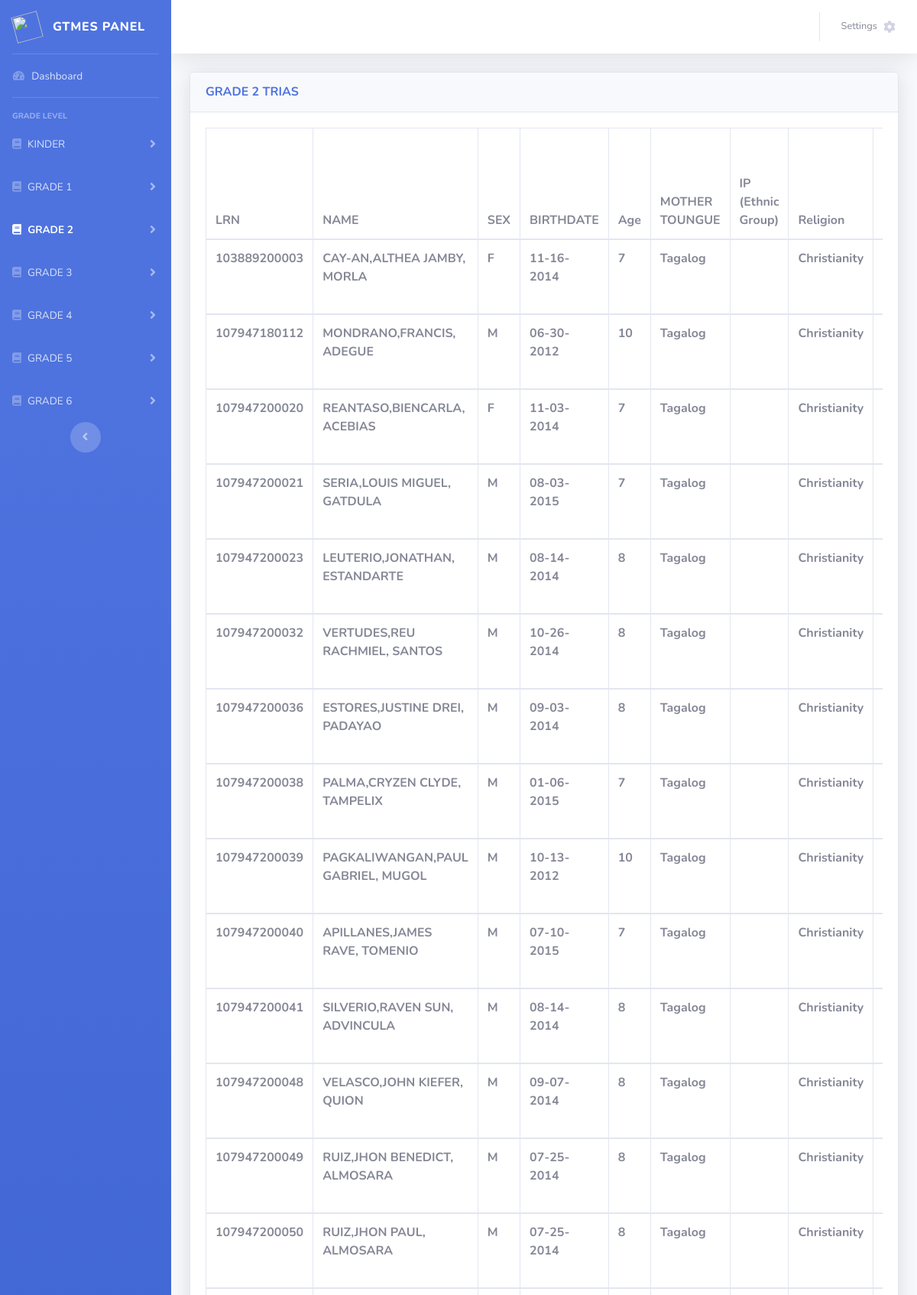
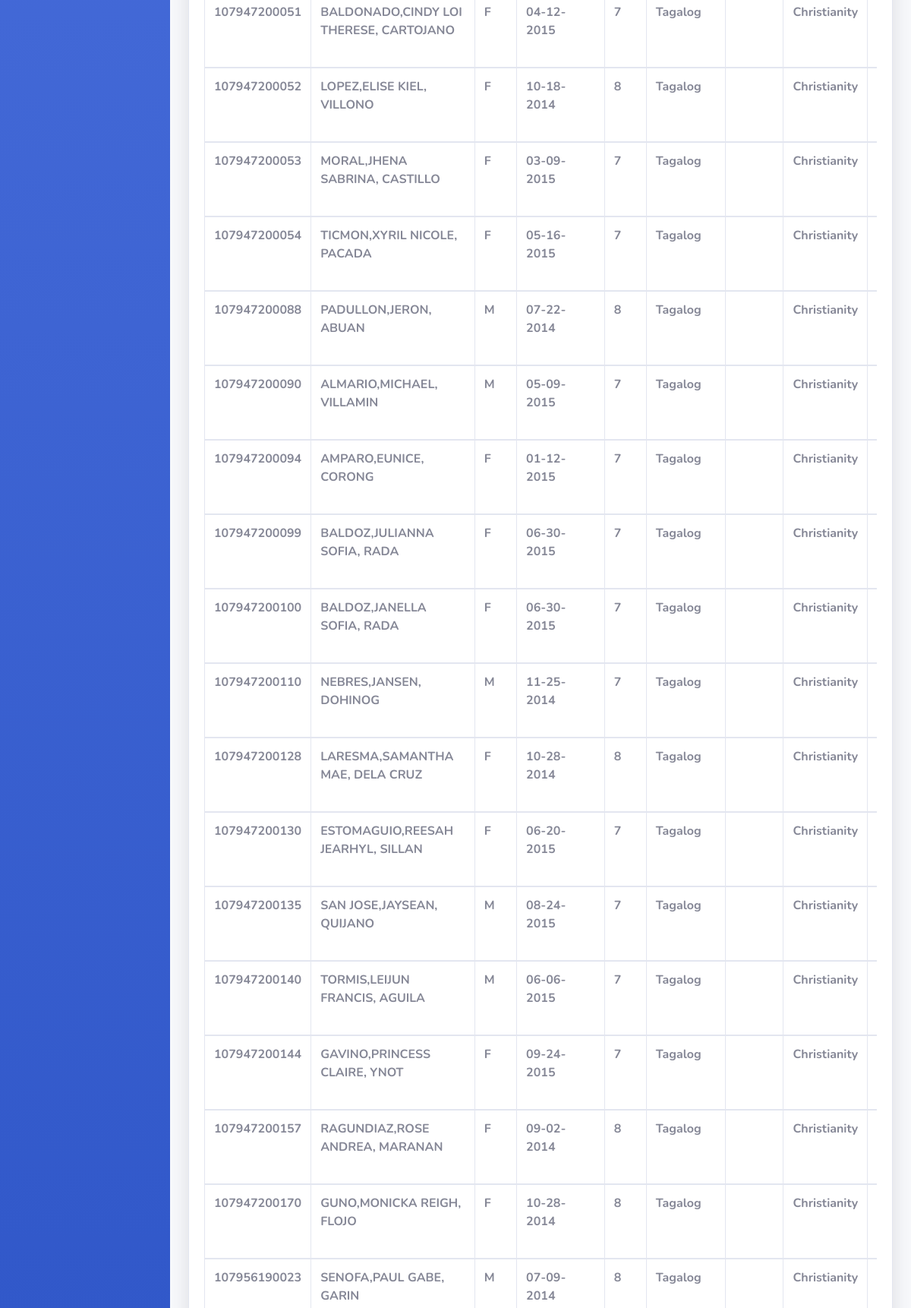
Page /grade2_trias.php (signed in, upper part) on the committed database (2 pictures, top to bottom).
### tables this page shows
CREATE TABLE `grade2_trias` (
  `LRN` char(12) NOT NULL,
  `Student_Name` char(150) DEFAULT NULL,
  `Sex` char(1) DEFAULT NULL,
  `Birth_Date` char(10) DEFAULT NULL,
  `Age` int(3) DEFAULT NULL,
  `Mother_Tongue` char(30) DEFAULT NULL,
  `Ethnic_Group` char(40) DEFAULT NULL,
  `Religion` char(30) DEFAULT NULL,
  `House_NO_Street_Sitio_Purok` char(100) DEFAULT NULL,
  `Barangay` char(30) DEFAULT NULL,
  `Municipality` char(150) DEFAULT NULL,
  `Province` char(40) DEFAULT NULL,
  `Father_Name` char(150) DEFAULT NULL,
  `Maiden_Mother_Name` char(150) DEFAULT NULL,
  `Guardian_Name` char(150) DEFAULT NULL,
  `Guardian_Relationship` char(30) DEFAULT NULL,
  `Guardian_Number` char(12) DEFAULT NULL,
  `Learning_Modality` char(30) DEFAULT NULL,
  `Remarks` char(40) DEFAULT NULL
);

### grade2_trias.php (the view, shortened to what this page needs)
<!DOCTYPE html>
<html lang="en">
<head>
    <link href="vendor/fontawesome-free/css/all.min.css" rel="stylesheet" type="text/css">
    <link href="css/sb-admin-2.min.css" rel="stylesheet">
    <link href="vendor/datatables/dataTables.bootstrap4.min.css" rel="stylesheet">
</head>
<body id="page-top">
    <div id="wrapper">
        <ul class="navbar-nav bg-gradient-primary sidebar sidebar-dark accordion" id="accordionSidebar">
            <a class="sidebar-brand d-flex align-items-center justify-content-center" href="index.php">
                <div class="sidebar-brand-icon rotate-n-15">
                <img width="35" height="35" src="img/logo.png">
                </div>
                <div class="sidebar-brand-text mx-3">GTMES PANEL <sup></sup></div>
            </a>
            <hr class="sidebar-divider my-0">
            <li class="nav-item">
                <a class="nav-link" href="index.php">
                    <i class="fas fa-fw fa-tachometer-alt"></i>
                    <span>Dashboard</span></a>
            </li>
            <hr class="sidebar-divider">
            <div class="sidebar-heading">
                Grade Level
            </div>
            <li class="nav-item">
                <a class="nav-link collapsed" href="#" data-toggle="collapse" data-target="#collapseTwo"
                    aria-expanded="true" aria-controls="collapseTwo">
                    <i class="fa fa-book"></i>
                    <span>KINDER</span>
                </a>
            </li>
            <li class="nav-item">
                <a class="nav-link collapsed" href="#" data-toggle="collapse" data-target="#collapseG1"
                    aria-expanded="true" aria-controls="collapseG1">
                    <i class="fa fa-book"></i>
                    <span>GRADE 1</span>
                </a>
            </li>
            <li class="nav-item active">
                <a class="nav-link collapsed" href="#" data-toggle="collapse" data-target="#collapseG2"
                    aria-expanded="true" aria-controls="collapseG2">
                    <i class="fa fa-book"></i>
                    <span>GRADE 2</span>
                </a>
            </li>
            <li class="nav-item">
                <a class="nav-link collapsed" href="#" data-toggle="collapse" data-target="#collapseG3"
                    aria-expanded="true" aria-controls="collapseG3">
                    <i class="fa fa-book"></i>
                    <span>GRADE 3</span>
                </a>
            </li>
            <li class="nav-item">
                <a class="nav-link collapsed" href="#" data-toggle="collapse" data-target="#collapseG4"
                    aria-expanded="true" aria-controls="collapseG4">
                    <i class="fa fa-book"></i>
                    <span>GRADE 4</span>
                </a>
            </li>
            <li class="nav-item">
                <a class="nav-link collapsed" href="#" data-toggle="collapse" data-target="#collapseG5"
                    aria-expanded="true" aria-controls="collapseG5">
                    <i class="fa fa-book"></i>
                    <span>GRADE 5</span>
                </a>
            </li>
            <li class="nav-item">
                <a class="nav-link collapsed" href="#" data-toggle="collapse" data-target="#collapseG6"
                    aria-expanded="true" aria-controls="collapseG6">
                    <i class="fa fa-book"></i>
                    <span>GRADE 6</span>
                </a>
            </li>
            <div class="text-center d-none d-md-inline">
                <button class="rounded-circle border-0" id="sidebarToggle"></button>
            </div>
        </ul>
        <div id="content-wrapper" class="d-flex flex-column">
            <div id="content">
                <nav class="navbar navbar-expand navbar-light bg-white topbar mb-4 static-top shadow">
                    <ul class="navbar-nav ml-auto">
                         <li class="nav-item dropdown no-arrow">
                            <a class="nav-link dropdown-toggle" href="#" id="userDropdown" role="button"
                                data-toggle="dropdown" aria-haspopup="true" aria-expanded="false">
                                <span class="mr-2 d-none d-lg-inline text-gray-600 small">Settings</span>
                                <i class="fa fa-cog" aria-hidden="true"></i>
                            </a>
                        </li>
                    </ul>
                </nav>
                <div class="container-fluid">
                    <div class="card shadow mb-4">
                        <div class="card-header py-3">
                            <h6 class="m-0 font-weight-bold text-primary">GRADE 2 TRIAS</h6>
                        </div>
                        <div class="card-body">
                            <div class="table-responsive">
                                <table class="table table-bordered" id="dataTable" width="100%" cellspacing="0">
                                     <thead>
                                        <tr>
                                            <th>LRN</th>
                                            <th>NAME</th>
                                            <th>SEX</th>
                                            <th>BIRTHDATE</th>
                                            <th>Age</th>
                                            <th>MOTHER TOUNGUE</th>
                                            <th>IP (Ethnic Group)</th>
                                            <th>Religion</th>
                                            <th>House No/ Street/ Sitio/ Purok</th>
                                        </tr>
                                    </thead>
                                        <?php
                        $con = mysqli_connect("localhost","root","","gtmes_db");
                        $stmt = mysqli_query($con, "SELECT * from grade2_trias");
                        while ($row = mysqli_fetch_row($stmt)) {
                        echo "<tbody>";
                        echo "<tr>";
                        for ($j = 0; $j < 19; $j++) {
                        echo "<th>".$row[$j]."</th>";
                             }
                        }
                                ?>
                                </table>
                            </div>
                        </div>
                    </div>
                </div>
            </div>
        </div>
    </div>
</body>
</html>

### rows in the picture
grade2_trias: LRN "103889200003", Student_Name "CAY-AN,ALTHEA JAMBY, MORLA", Sex "F", Birth_Date "11-16-2014", Age "7", Mother_Tongue "Tagalog", Religion "Christianity"
grade2_trias: LRN "107947180112", Student_Name "MONDRANO,FRANCIS, ADEGUE", Sex "M", Birth_Date "06-30-2012", Age "10", Mother_Tongue "Tagalog", Religion "Christianity"
grade2_trias: LRN "107947200020", Student_Name "REANTASO,BIENCARLA, ACEBIAS", Sex "F", Birth_Date "11-03-2014", Age "7", Mother_Tongue "Tagalog", Religion "Christianity"
grade2_trias: LRN "107947200021", Student_Name "SERIA,LOUIS MIGUEL, GATDULA", Sex "M", Birth_Date "08-03-2015", Age "7", Mother_Tongue "Tagalog", Religion "Christianity"
grade2_trias: LRN "107947200023", Student_Name "LEUTERIO,JONATHAN, ESTANDARTE", Sex "M", Birth_Date "08-14-2014", Age "8", Mother_Tongue "Tagalog", Religion "Christianity"
grade2_trias: LRN "107947200032", Student_Name "VERTUDES,REU RACHMIEL, SANTOS", Sex "M", Birth_Date "10-26-2014", Age "8", Mother_Tongue "Tagalog", Religion "Christianity"
grade2_trias: LRN "107947200036", Student_Name "ESTORES,JUSTINE DREI, PADAYAO", Sex "M", Birth_Date "09-03-2014", Age "8", Mother_Tongue "Tagalog", Religion "Christianity"
grade2_trias: LRN "107947200038", Student_Name "PALMA,CRYZEN CLYDE, TAMPELIX", Sex "M", Birth_Date "01-06-2015", Age "7", Mother_Tongue "Tagalog", Religion "Christianity"
grade2_trias: LRN "107947200039", Student_Name "PAGKALIWANGAN,PAUL GABRIEL, MUGOL", Sex "M", Birth_Date "10-13-2012", Age "10", Mother_Tongue "Tagalog", Religion "Christianity"
grade2_trias: LRN "107947200040", Student_Name "APILLANES,JAMES RAVE, TOMENIO", Sex "M", Birth_Date "07-10-2015", Age "7", Mother_Tongue "Tagalog", Religion "Christianity"
grade2_trias: LRN "107947200041", Student_Name "SILVERIO,RAVEN SUN, ADVINCULA", Sex "M", Birth_Date "08-14-2014", Age "8", Mother_Tongue "Tagalog", Religion "Christianity"
grade2_trias: LRN "107947200048", Student_Name "VELASCO,JOHN KIEFER, QUION", Sex "M", Birth_Date "09-07-2014", Age "8", Mother_Tongue "Tagalog", Religion "Christianity"
grade2_trias: LRN "107947200049", Student_Name "RUIZ,JHON BENEDICT, ALMOSARA", Sex "M", Birth_Date "07-25-2014", Age "8", Mother_Tongue "Tagalog", Religion "Christianity"
grade2_trias: LRN "107947200050", Student_Name "RUIZ,JHON PAUL, ALMOSARA", Sex "M", Birth_Date "07-25-2014", Age "8", Mother_Tongue "Tagalog", Religion "Christianity"
grade2_trias: LRN "107947200051", Student_Name "BALDONADO,CINDY LOI THERESE, CARTOJANO", Sex "F", Birth_Date "04-12-2015", Age "7", Mother_Tongue "Tagalog", Religion "Christianity"
grade2_trias: LRN "107947200052", Student_Name "LOPEZ,ELISE KIEL, VILLONO", Sex "F", Birth_Date "10-18-2014", Age "8", Mother_Tongue "Tagalog", Religion "Christianity"
grade2_trias: LRN "107947200053", Student_Name "MORAL,JHENA SABRINA, CASTILLO", Sex "F", Birth_Date "03-09-2015", Age "7", Mother_Tongue "Tagalog", Religion "Christianity"
grade2_trias: LRN "107947200054", Student_Name "TICMON,XYRIL NICOLE, PACADA", Sex "F", Birth_Date "05-16-2015", Age "7", Mother_Tongue "Tagalog", Religion "Christianity"
grade2_trias: LRN "107947200088", Student_Name "PADULLON,JERON, ABUAN", Sex "M", Birth_Date "07-22-2014", Age "8", Mother_Tongue "Tagalog", Religion "Christianity"
grade2_trias: LRN "107947200090", Student_Name "ALMARIO,MICHAEL, VILLAMIN", Sex "M", Birth_Date "05-09-2015", Age "7", Mother_Tongue "Tagalog", Religion "Christianity"
grade2_trias: LRN "107947200094", Student_Name "AMPARO,EUNICE, CORONG", Sex "F", Birth_Date "01-12-2015", Age "7", Mother_Tongue "Tagalog", Religion "Christianity"
grade2_trias: LRN "107947200099", Student_Name "BALDOZ,JULIANNA SOFIA, RADA", Sex "F", Birth_Date "06-30-2015", Age "7", Mother_Tongue "Tagalog", Religion "Christianity"
grade2_trias: LRN "107947200100", Student_Name "BALDOZ,JANELLA SOFIA, RADA", Sex "F", Birth_Date "06-30-2015", Age "7", Mother_Tongue "Tagalog", Religion "Christianity"
grade2_trias: LRN "107947200110", Student_Name "NEBRES,JANSEN, DOHINOG", Sex "M", Birth_Date "11-25-2014", Age "7", Mother_Tongue "Tagalog", Religion "Christianity"
grade2_trias: LRN "107947200128", Student_Name "LARESMA,SAMANTHA MAE, DELA CRUZ", Sex "F", Birth_Date "10-28-2014", Age "8", Mother_Tongue "Tagalog", Religion "Christianity"
grade2_trias: LRN "107947200130", Student_Name "ESTOMAGUIO,REESAH JEARHYL, SILLAN", Sex "F", Birth_Date "06-20-2015", Age "7", Mother_Tongue "Tagalog", Religion "Christianity"
grade2_trias: LRN "107947200135", Student_Name "SAN JOSE,JAYSEAN, QUIJANO", Sex "M", Birth_Date "08-24-2015", Age "7", Mother_Tongue "Tagalog", Religion "Christianity"
grade2_trias: LRN "107947200140", Student_Name "TORMIS,LEIJUN FRANCIS, AGUILA", Sex "M", Birth_Date "06-06-2015", Age "7", Mother_Tongue "Tagalog", Religion "Christianity"
grade2_trias: LRN "107947200144", Student_Name "GAVINO,PRINCESS CLAIRE, YNOT", Sex "F", Birth_Date "09-24-2015", Age "7", Mother_Tongue "Tagalog", Religion "Christianity"
grade2_trias: LRN "107947200157", Student_Name "RAGUNDIAZ,ROSE ANDREA, MARANAN", Sex "F", Birth_Date "09-02-2014", Age "8", Mother_Tongue "Tagalog", Religion "Christianity"
grade2_trias: LRN "107947200170", Student_Name "GUNO,MONICKA REIGH, FLOJO", Sex "F", Birth_Date "10-28-2014", Age "8", Mother_Tongue "Tagalog", Religion "Christianity"
grade2_trias: LRN "107956190023", Student_Name "SENOFA,PAUL GABE, GARIN", Sex "M", Birth_Date "07-09-2014", Age "8", Mother_Tongue "Tagalog", Religion "Christianity"
